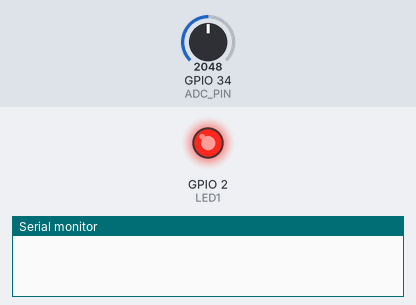
A sketch run on a simulated ESP32. On the bench: output pins drawn as LEDs (lit = HIGH), the last lines printed to the serial monitor. The test bench sets the inputs (shaded band); at power-on: GPIO 34 (ADC_PIN) = 2048.

Above: at 0.2 s.
At 4.2 s:
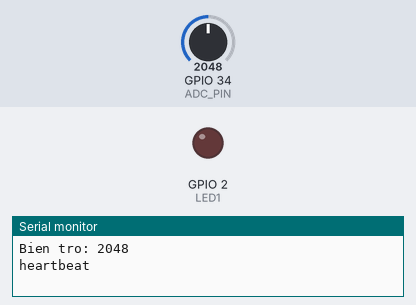
Timing chart, 0 to 10.4 s (numbered marks = the images above):
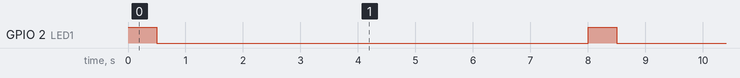

The sketch:

sketch_delay_.ino
```cpp
#include <Arduino.h>

#define LED1 2
#define ADC_PIN 34

void setup() {
  Serial.begin(115200);
  pinMode(LED1, OUTPUT);
}

void loop() {
  digitalWrite(LED1, HIGH);
  delay(500);
  digitalWrite(LED1, LOW);
  delay(500);

  int val = analogRead(ADC_PIN);
  Serial.print("Bien tro: ");
  Serial.println(val);
  delay(2000);

  Serial.println("heartbeat");
  delay(5000);
}
```

Measured:
- by itself, GPIO 2 (LED1): alternates HIGH for 0.50 s and LOW for 7.5 s
